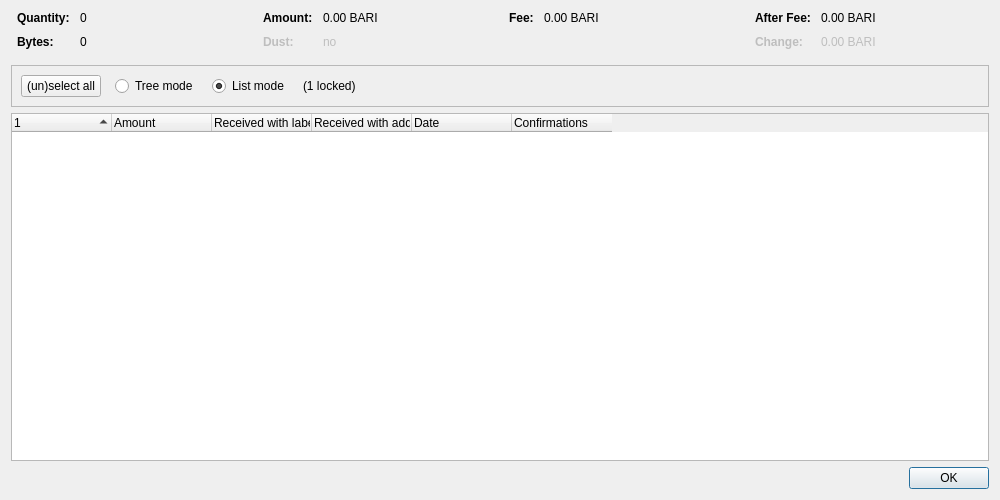
<?xml version="1.0" encoding="UTF-8"?>
<ui version="4.0">
 <class>CoinControlDialog</class>
 <widget class="QDialog" name="CoinControlDialog">
  <property name="geometry">
   <rect>
    <x>0</x>
    <y>0</y>
    <width>1000</width>
    <height>500</height>
   </rect>
  </property>
  <property name="windowTitle">
   <string>Coin Selection</string>
  </property>
  <layout class="QVBoxLayout" name="verticalLayout">
   <item>
    <layout class="QHBoxLayout" name="horizontalLayoutTop" stretch="0,0,0,0">
     <property name="topMargin">
      <number>0</number>
     </property>
     <property name="bottomMargin">
      <number>10</number>
     </property>
     <item>
      <layout class="QFormLayout" name="formLayoutCoinControl1">
       <property name="horizontalSpacing">
        <number>10</number>
       </property>
       <property name="verticalSpacing">
        <number>10</number>
       </property>
       <property name="leftMargin">
        <number>6</number>
       </property>
       <property name="rightMargin">
        <number>6</number>
       </property>
       <item row="0" column="0">
        <widget class="QLabel" name="labelCoinControlQuantityText">
         <property name="font">
          <font>
           <weight>75</weight>
           <bold>true</bold>
          </font>
         </property>
         <property name="text">
          <string>Quantity:</string>
         </property>
        </widget>
       </item>
       <item row="0" column="1">
        <widget class="QLabel" name="labelCoinControlQuantity">
         <property name="cursor">
          <cursorShape>IBeamCursor</cursorShape>
         </property>
         <property name="contextMenuPolicy">
          <enum>Qt::ActionsContextMenu</enum>
         </property>
         <property name="text">
          <string notr="true">0</string>
         </property>
         <property name="textInteractionFlags">
          <set>Qt::LinksAccessibleByMouse|Qt::TextSelectableByKeyboard|Qt::TextSelectableByMouse</set>
         </property>
        </widget>
       </item>
       <item row="1" column="0">
        <widget class="QLabel" name="labelCoinControlBytesText">
         <property name="font">
          <font>
           <weight>75</weight>
           <bold>true</bold>
          </font>
         </property>
         <property name="text">
          <string>Bytes:</string>
         </property>
        </widget>
       </item>
       <item row="1" column="1">
        <widget class="QLabel" name="labelCoinControlBytes">
         <property name="cursor">
          <cursorShape>IBeamCursor</cursorShape>
         </property>
         <property name="contextMenuPolicy">
          <enum>Qt::ActionsContextMenu</enum>
         </property>
         <property name="text">
          <string notr="true">0</string>
         </property>
         <property name="textInteractionFlags">
          <set>Qt::LinksAccessibleByMouse|Qt::TextSelectableByKeyboard|Qt::TextSelectableByMouse</set>
         </property>
        </widget>
       </item>
      </layout>
     </item>
     <item>
      <layout class="QFormLayout" name="formLayoutCoinControl2">
       <property name="horizontalSpacing">
        <number>10</number>
       </property>
       <property name="verticalSpacing">
        <number>10</number>
       </property>
       <property name="leftMargin">
        <number>6</number>
       </property>
       <property name="rightMargin">
        <number>6</number>
       </property>
       <item row="0" column="0">
        <widget class="QLabel" name="labelCoinControlAmountText">
         <property name="font">
          <font>
           <weight>75</weight>
           <bold>true</bold>
          </font>
         </property>
         <property name="text">
          <string>Amount:</string>
         </property>
        </widget>
       </item>
       <item row="0" column="1">
        <widget class="QLabel" name="labelCoinControlAmount">
         <property name="cursor">
          <cursorShape>IBeamCursor</cursorShape>
         </property>
         <property name="contextMenuPolicy">
          <enum>Qt::ActionsContextMenu</enum>
         </property>
         <property name="text">
          <string notr="true">0.00 BARI</string>
         </property>
         <property name="textInteractionFlags">
          <set>Qt::LinksAccessibleByMouse|Qt::TextSelectableByKeyboard|Qt::TextSelectableByMouse</set>
         </property>
        </widget>
       </item>
       <item row="1" column="0">
        <widget class="QLabel" name="labelCoinControlLowOutputText">
         <property name="enabled">
          <bool>false</bool>
         </property>
         <property name="font">
          <font>
           <weight>75</weight>
           <bold>true</bold>
          </font>
         </property>
         <property name="text">
          <string>Dust:</string>
         </property>
        </widget>
       </item>
       <item row="1" column="1">
        <widget class="QLabel" name="labelCoinControlLowOutput">
         <property name="enabled">
          <bool>false</bool>
         </property>
         <property name="cursor">
          <cursorShape>IBeamCursor</cursorShape>
         </property>
         <property name="contextMenuPolicy">
          <enum>Qt::ActionsContextMenu</enum>
         </property>
         <property name="text">
          <string notr="true">no</string>
         </property>
         <property name="textInteractionFlags">
          <set>Qt::LinksAccessibleByMouse|Qt::TextSelectableByKeyboard|Qt::TextSelectableByMouse</set>
         </property>
        </widget>
       </item>
      </layout>
     </item>
     <item>
      <layout class="QFormLayout" name="formLayoutCoinControl3">
       <property name="horizontalSpacing">
        <number>10</number>
       </property>
       <property name="verticalSpacing">
        <number>10</number>
       </property>
       <property name="leftMargin">
        <number>6</number>
       </property>
       <property name="rightMargin">
        <number>6</number>
       </property>
       <item row="0" column="0">
        <widget class="QLabel" name="labelCoinControlFeeText">
         <property name="font">
          <font>
           <weight>75</weight>
           <bold>true</bold>
          </font>
         </property>
         <property name="text">
          <string>Fee:</string>
         </property>
        </widget>
       </item>
       <item row="0" column="1">
        <widget class="QLabel" name="labelCoinControlFee">
         <property name="cursor">
          <cursorShape>IBeamCursor</cursorShape>
         </property>
         <property name="contextMenuPolicy">
          <enum>Qt::ActionsContextMenu</enum>
         </property>
         <property name="text">
          <string notr="true">0.00 BARI</string>
         </property>
         <property name="textInteractionFlags">
          <set>Qt::LinksAccessibleByMouse|Qt::TextSelectableByKeyboard|Qt::TextSelectableByMouse</set>
         </property>
        </widget>
       </item>
      </layout>
     </item>
     <item>
      <layout class="QFormLayout" name="formLayoutCoinControl4">
       <property name="horizontalSpacing">
        <number>10</number>
       </property>
       <property name="verticalSpacing">
        <number>10</number>
       </property>
       <property name="leftMargin">
        <number>6</number>
       </property>
       <property name="rightMargin">
        <number>6</number>
       </property>
       <item row="0" column="0">
        <widget class="QLabel" name="labelCoinControlAfterFeeText">
         <property name="font">
          <font>
           <weight>75</weight>
           <bold>true</bold>
          </font>
         </property>
         <property name="text">
          <string>After Fee:</string>
         </property>
        </widget>
       </item>
       <item row="0" column="1">
        <widget class="QLabel" name="labelCoinControlAfterFee">
         <property name="cursor">
          <cursorShape>IBeamCursor</cursorShape>
         </property>
         <property name="contextMenuPolicy">
          <enum>Qt::ActionsContextMenu</enum>
         </property>
         <property name="text">
          <string notr="true">0.00 BARI</string>
         </property>
         <property name="textInteractionFlags">
          <set>Qt::LinksAccessibleByMouse|Qt::TextSelectableByKeyboard|Qt::TextSelectableByMouse</set>
         </property>
        </widget>
       </item>
       <item row="1" column="0">
        <widget class="QLabel" name="labelCoinControlChangeText">
         <property name="enabled">
          <bool>false</bool>
         </property>
         <property name="font">
          <font>
           <weight>75</weight>
           <bold>true</bold>
          </font>
         </property>
         <property name="text">
          <string>Change:</string>
         </property>
        </widget>
       </item>
       <item row="1" column="1">
        <widget class="QLabel" name="labelCoinControlChange">
         <property name="enabled">
          <bool>false</bool>
         </property>
         <property name="cursor">
          <cursorShape>IBeamCursor</cursorShape>
         </property>
         <property name="contextMenuPolicy">
          <enum>Qt::ActionsContextMenu</enum>
         </property>
         <property name="text">
          <string notr="true">0.00 BARI</string>
         </property>
         <property name="textInteractionFlags">
          <set>Qt::LinksAccessibleByMouse|Qt::TextSelectableByKeyboard|Qt::TextSelectableByMouse</set>
         </property>
        </widget>
       </item>
      </layout>
     </item>
    </layout>
   </item>
   <item>
    <widget class="QFrame" name="frame">
     <property name="minimumSize">
      <size>
       <width>0</width>
       <height>40</height>
      </size>
     </property>
     <property name="frameShape">
      <enum>QFrame::StyledPanel</enum>
     </property>
     <property name="frameShadow">
      <enum>QFrame::Sunken</enum>
     </property>
     <layout class="QHBoxLayout" name="horizontalLayout">
      <item>
       <layout class="QHBoxLayout" name="horizontalLayoutPanel" stretch="0,0,0,0,0">
        <property name="spacing">
         <number>14</number>
        </property>
        <item>
         <widget class="QPushButton" name="pushButtonSelectAll">
          <property name="sizePolicy">
           <sizepolicy hsizetype="Maximum" vsizetype="Fixed">
            <horstretch>0</horstretch>
            <verstretch>0</verstretch>
           </sizepolicy>
          </property>
          <property name="text">
           <string>(un)select all</string>
          </property>
          <property name="autoDefault">
           <bool>false</bool>
          </property>
         </widget>
        </item>
        <item>
         <widget class="QRadioButton" name="radioTreeMode">
          <property name="sizePolicy">
           <sizepolicy hsizetype="Maximum" vsizetype="Fixed">
            <horstretch>0</horstretch>
            <verstretch>0</verstretch>
           </sizepolicy>
          </property>
          <property name="text">
           <string>Tree mode</string>
          </property>
         </widget>
        </item>
        <item>
         <widget class="QRadioButton" name="radioListMode">
          <property name="sizePolicy">
           <sizepolicy hsizetype="Maximum" vsizetype="Fixed">
            <horstretch>0</horstretch>
            <verstretch>0</verstretch>
           </sizepolicy>
          </property>
          <property name="text">
           <string>List mode</string>
          </property>
          <property name="checked">
           <bool>true</bool>
          </property>
         </widget>
        </item>
        <item>
         <widget class="QLabel" name="labelLocked">
          <property name="text">
           <string notr="true">(1 locked)</string>
          </property>
         </widget>
        </item>
        <item>
         <spacer name="horizontalSpacer">
          <property name="orientation">
           <enum>Qt::Horizontal</enum>
          </property>
          <property name="sizeHint" stdset="0">
           <size>
            <width>40</width>
            <height>20</height>
           </size>
          </property>
         </spacer>
        </item>
       </layout>
      </item>
     </layout>
    </widget>
   </item>
   <item>
    <widget class="CoinControlTreeWidget" name="treeWidget">
     <property name="contextMenuPolicy">
      <enum>Qt::CustomContextMenu</enum>
     </property>
     <property name="sortingEnabled">
      <bool>false</bool>
     </property>
     <property name="columnCount">
      <number>6</number>
     </property>
     <attribute name="headerShowSortIndicator" stdset="0">
      <bool>true</bool>
     </attribute>
     <attribute name="headerStretchLastSection">
      <bool>false</bool>
     </attribute>
     <column>
      <property name="text">
       <string/>
      </property>
     </column>
     <column>
      <property name="text">
       <string>Amount</string>
      </property>
     </column>
     <column>
      <property name="text">
       <string>Received with label</string>
      </property>
     </column>
     <column>
      <property name="text">
       <string>Received with address</string>
      </property>
     </column>
     <column>
      <property name="text">
       <string>Date</string>
      </property>
     </column>
     <column>
      <property name="text">
       <string>Confirmations</string>
      </property>
      <property name="toolTip">
       <string>Confirmed</string>
      </property>
     </column>
     <column>
      <property name="text">
       <string/>
      </property>
     </column>
     <column>
      <property name="text">
       <string/>
      </property>
     </column>
     <column>
      <property name="text">
       <string/>
      </property>
     </column>
     <column>
      <property name="text">
       <string/>
      </property>
     </column>
    </widget>
   </item>
   <item>
    <widget class="QDialogButtonBox" name="buttonBox">
     <property name="orientation">
      <enum>Qt::Horizontal</enum>
     </property>
     <property name="standardButtons">
      <set>QDialogButtonBox::Ok</set>
     </property>
    </widget>
   </item>
  </layout>
 </widget>
 <customwidgets>
  <customwidget>
   <class>CoinControlTreeWidget</class>
   <extends>QTreeWidget</extends>
   <header>qt/coincontroltreewidget.h</header>
  </customwidget>
 </customwidgets>
 <resources/>
 <connections/>
</ui>
